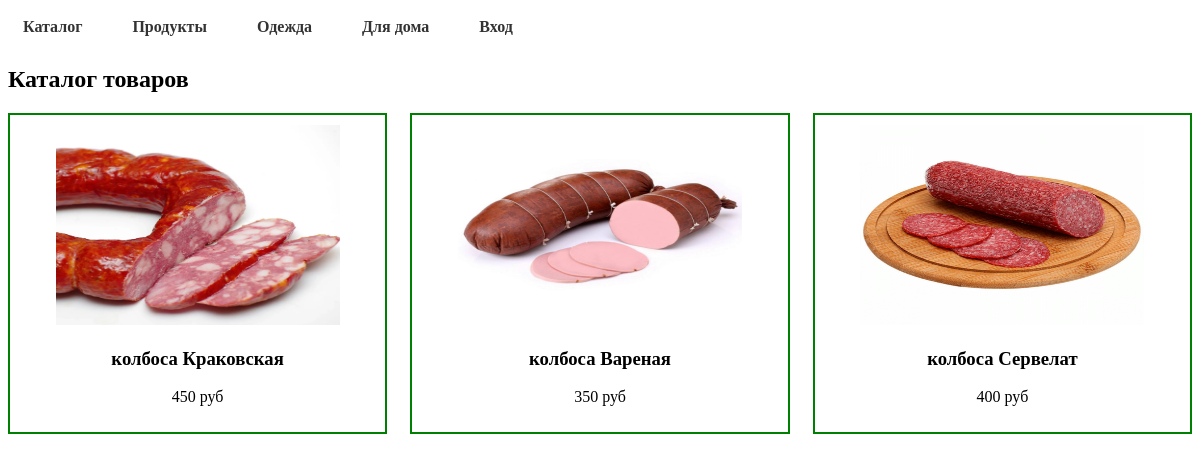
/catalog/Продукты, run on the app's committed database.
### app/models.py (models this page shows, shortened)
class Tovar(models.Model):
    name = models.CharField(max_length=50, verbose_name='Название')
    price = models.IntegerField(verbose_name='Цена')
    image = models.FileField(verbose_name='Изображение', upload_to='img/', null=True, blank=True)
    discount = models.IntegerField(verbose_name='Скидка', null=True, blank=True, default=0)
    category = models.ForeignKey(to=Category, on_delete=models.SET_NULL, null=True, blank=True)

### app/views.py (the view)
# urls.py: path('catalog/<str:cat>', views.catalog, name='catalog'),
def catalog(request,cat):
    items = Tovar.objects.filter(category__name=cat)
    data = {'items':items}
    return render(request,'index.html',data)

### templates/index.html (shortened to what this page needs)
<!DOCTYPE html>
{% load static %}
<html lang="ru">
<head>
    {% block head %}
        <link rel="stylesheet" href={% static 'css/catalog.css'  %}>
        <link rel="stylesheet" href={% static 'css/menu.css'  %}>
    {% endblock %}
</head>
<body>
    {% block menu %}
    <nav>
    <ul>
        <li>
            <a href="{% url 'index' %}">Каталог</a>
        </li>
        <li>
            <a href="{% url 'catalog' 'Продукты' %}">Продукты</a>
        </li>
        <li>
            <a href="{% url 'catalog' 'Одежда' %}">Одежда</a>
        </li>
        <li>
            <a href="{% url 'catalog' 'Для дома' %}">Для дома</a>
        </li>
        {% if user.is_authenticated %}
        <li>
            <a href="{% url 'cabinet' %}">Профиль</a>
        </li>
        <li>
            <a href="{% url 'cart' %}">Корзина</a>
        </li>
        {% else %}
        <li>
            <a href="">Вход</a>
        </li>
        {% endif %}
    </ul>
    </nav>
    {% endblock %}
    {% block content %}
    <h2>Каталог товаров</h2>
        <div class="main-catalog">
        {% for one in items %}
            <div class="card">
                <img src="{% static one.image %}" alt="" height="200px" width="200">
                <h3>{{ one.name }}</h3>
                <p>{{ one.price }} руб</p>
            </div>
        {% endfor %}
        </div>
    {% endblock %}
</body>
</html>

### app/static/css/catalog.css (style rules this page uses)
.main-catalog { display: flex; flex-direction: row; align-items: center; justify-content: space-between; flex-wrap: wrap; }
.card { width: 30%; border: 2px solid green; text-align: center; margin-bottom: 10px; padding: 10px; }
.card img { width: 80%; }

### app/static/css/menu.css (style rules this page uses)
nav ul { list-style: none; padding: 0; margin: 0; display: flex; }
nav ul li { margin-right: 20px; }
nav ul li:last-child { margin-right: 0; }
nav ul li a { display: block; padding: 10px 15px; text-decoration: none; color: #333; font-weight: bold; transition: background-color 0.3s ease; }

### data on the page
Tovar: image (picture), name "колбоса Краковская", price "450"
Tovar: image (picture), name "колбоса Вареная", price "350"
Tovar: image (picture), name "колбоса Сервелат", price "400"
